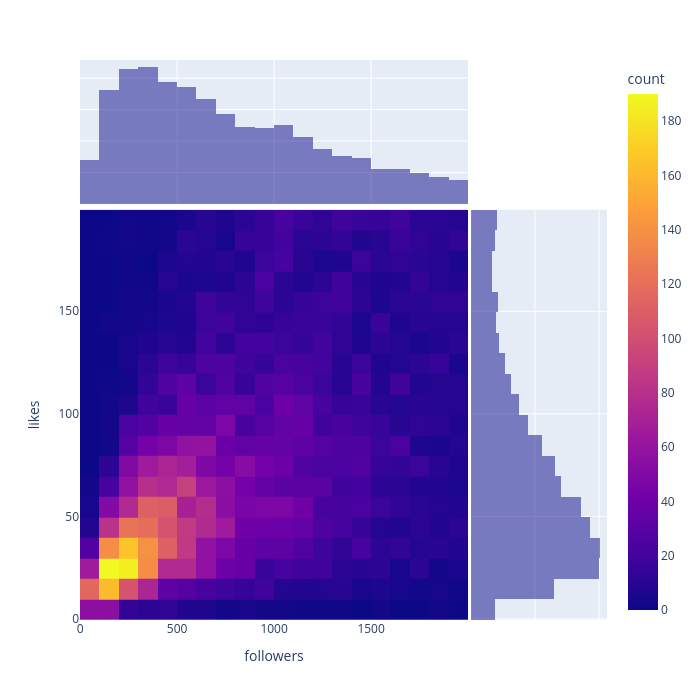

The notebook cell this image was saved under:
### Markdown cell above
<b>2.C)</b> We now focus on the "followers" variable to predict "likes".

To confirm the intuition given by the pair-plot, we want to display the predicted variable ("likes") as a function of the explanatory variable ("followed"), accompanied by the marginal distribution of these two variables.

Complete the following code by replacing the `~~~~` with the correct variables.

### Code cell
import plotly.express as px

fig = px.density_heatmap(
    data_frame=posts,
    x=posts.followers,
    y=posts.likes,
    marginal_x="histogram",
    marginal_y="histogram",
)

fig.update_layout(height=700, width=700)

fig

### Figure 1 — Plotly figure (JSON) as saved in the notebook; plotly's stock layout.template omitted (floating-point values rounded to 4 significant figures; data arrays with more than 128 entries replaced by an {"elided": "..."} marker saying what was removed)
{"data": [{"coloraxis": "coloraxis", "hovertemplate": "followers=%{x}<br>likes=%{y}<br>count=%{z}<extra></extra>", "name": "", "type": "histogram2d", "x": {"elided": "9298 int values"}, "xaxis": "x", "xbingroup": "x", "y": {"elided": "9298 int values"}, "yaxis": "y", "ybingroup": "y"}, {"bingroup": "x", "hovertemplate": "followers=%{x}<br>count=%{y}<extra></extra>", "legendgroup": "", "marker": {"color": "#0d0887"}, "name": "", "opacity": 0.5, "showlegend": false, "type": "histogram", "x": {"elided": "9298 int values"}, "xaxis": "x3", "yaxis": "y3"}, {"bingroup": "y", "hovertemplate": "likes=%{y}<br>count=%{x}<extra></extra>", "legendgroup": "", "marker": {"color": "#0d0887"}, "name": "", "opacity": 0.5, "showlegend": false, "type": "histogram", "xaxis": "x2", "y": {"elided": "9298 int values"}, "yaxis": "y2"}], "layout": {"barmode": "overlay", "coloraxis": {"colorbar": {"title": {"text": "count"}}, "colorscale": [[0, "#0d0887"], [0.1111, "#46039f"], [0.2222, "#7201a8"], [0.3333, "#9c179e"], [0.4444, "#bd3786"], [0.5556, "#d8576b"], [0.6667, "#ed7953"], [0.7778, "#fb9f3a"], [0.8889, "#fdca26"], [1, "#f0f921"]]}, "height": 700, "legend": {"tracegroupgap": 0}, "margin": {"t": 60}, "width": 700, "xaxis": {"anchor": "y", "domain": [0, 0.7363], "title": {"text": "followers"}}, "xaxis2": {"anchor": "y2", "domain": [0.7413, 1], "matches": "x2", "showgrid": true, "showline": false, "showticklabels": false, "ticks": ""}, "xaxis3": {"anchor": "y3", "domain": [0, 0.7363], "matches": "x", "showgrid": true, "showticklabels": false}, "xaxis4": {"anchor": "y4", "domain": [0.7413, 1], "matches": "x2", "showgrid": true, "showline": false, "showticklabels": false, "ticks": ""}, "yaxis": {"anchor": "x", "domain": [0, 0.7326], "title": {"text": "likes"}}, "yaxis2": {"anchor": "x2", "domain": [0, 0.7326], "matches": "y", "showgrid": true, "showticklabels": false}, "yaxis3": {"anchor": "x3", "domain": [0.7426, 1], "matches": "y3", "showgrid": true, "showline": false, "showticklabels": false, "ticks": ""}, "yaxis4": {"anchor": "x4", "domain": [0.7426, 1], "matches": "y3", "showgrid": true, "showline": false, "showticklabels": false, "ticks": ""}}}
